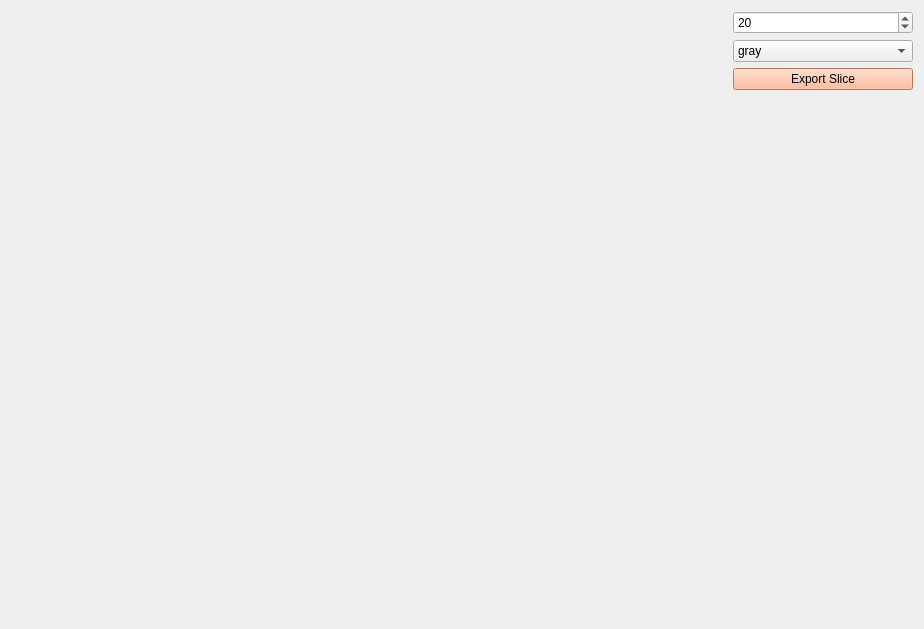
<?xml version="1.0" encoding="UTF-8"?>
<ui version="4.0">
 <class>SliceForm</class>
 <widget class="QWidget" name="SliceForm">
  <property name="geometry">
   <rect>
    <x>0</x>
    <y>0</y>
    <width>924</width>
    <height>629</height>
   </rect>
  </property>
  <property name="windowTitle">
   <string>Slice Form</string>
  </property>
  <layout class="QGridLayout" name="gridLayout_10" columnstretch="4,1">
   <item row="0" column="1">
    <layout class="QGridLayout" name="gridLayout_11">
     <item row="0" column="0">
      <widget class="QSpinBox" name="spinBox_slice">
       <property name="minimum">
        <number>1</number>
       </property>
       <property name="maximum">
        <number>512</number>
       </property>
       <property name="value">
        <number>20</number>
       </property>
      </widget>
     </item>
     <item row="1" column="0">
      <widget class="QComboBox" name="comboBox_cmap">
       <property name="currentText">
        <string>binary</string>
       </property>
       <item>
        <property name="text">
         <string>gray</string>
        </property>
       </item>
       <item>
        <property name="text">
         <string>gray_r</string>
        </property>
       </item>
       <item>
        <property name="text">
         <string>binary</string>
        </property>
       </item>
       <item>
        <property name="text">
         <string>bone</string>
        </property>
       </item>
       <item>
        <property name="text">
         <string>jet</string>
        </property>
       </item>
       <item>
        <property name="text">
         <string>rainbow</string>
        </property>
       </item>
       <item>
        <property name="text">
         <string>turbo</string>
        </property>
       </item>
       <item>
        <property name="text">
         <string>hsv</string>
        </property>
       </item>
       <item>
        <property name="text">
         <string>seismic</string>
        </property>
       </item>
       <item>
        <property name="text">
         <string>coolwarm</string>
        </property>
       </item>
       <item>
        <property name="text">
         <string>RdBu</string>
        </property>
       </item>
       <item>
        <property name="text">
         <string>bwr</string>
        </property>
       </item>
       <item>
        <property name="text">
         <string>viridis</string>
        </property>
       </item>
       <item>
        <property name="text">
         <string>plasma</string>
        </property>
       </item>
       <item>
        <property name="text">
         <string>inferno</string>
        </property>
       </item>
       <item>
        <property name="text">
         <string>magma</string>
        </property>
       </item>
       <item>
        <property name="text">
         <string>cividis</string>
        </property>
       </item>
       <item>
        <property name="text">
         <string>hot</string>
        </property>
       </item>
       <item>
        <property name="text">
         <string>afmhot</string>
        </property>
       </item>
       <item>
        <property name="text">
         <string>Spectral</string>
        </property>
       </item>
      </widget>
     </item>
     <item row="3" column="0">
      <spacer name="verticalSpacer">
       <property name="orientation">
        <enum>Qt::Vertical</enum>
       </property>
       <property name="sizeHint" stdset="0">
        <size>
         <width>20</width>
         <height>40</height>
        </size>
       </property>
      </spacer>
     </item>
     <item row="2" column="0">
      <widget class="QPushButton" name="pushButton_export">
       <property name="styleSheet">
        <string notr="true">background-color: rgb(255, 170, 127);</string>
       </property>
       <property name="text">
        <string>Export Slice</string>
       </property>
      </widget>
     </item>
    </layout>
   </item>
   <item row="0" column="0">
    <layout class="QGridLayout" name="gridLayout_9" rowstretch="4">
     <item row="0" column="0">
      <layout class="QGridLayout" name="gridLayout_8">
       <item row="0" column="0">
        <layout class="QVBoxLayout" name="verticalLayout_slice"/>
       </item>
      </layout>
     </item>
    </layout>
   </item>
  </layout>
 </widget>
 <resources/>
 <connections/>
 <buttongroups>
  <buttongroup name="buttonGroup"/>
 </buttongroups>
</ui>
